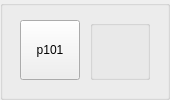
       <widget class="QGroupBox" name="groupBox_p101">
        <property name="minimumSize">
         <size>
          <width>170</width>
          <height>100</height>
         </size>
        </property>
        <property name="title">
         <string/>
        </property>
        <widget class="QPushButton" name="pushButton_p101">
         <property name="geometry">
          <rect>
           <x>20</x>
           <y>20</y>
           <width>60</width>
           <height>60</height>
          </rect>
         </property>
         <property name="text">
          <string>p101</string>
         </property>
        </widget>
        <widget class="QGroupBox" name="groupBox_p101info">
         <property name="geometry">
          <rect>
           <x>90</x>
           <y>20</y>
           <width>60</width>
           <height>60</height>
          </rect>
         </property>
         <property name="title">
          <string/>
         </property>
         <widget class="QLabel" name="label_p101attack">
          <property name="geometry">
           <rect>
            <x>0</x>
            <y>0</y>
            <width>30</width>
            <height>30</height>
           </rect>
          </property>
          <property name="text">
           <string/>
          </property>
         </widget>
         <widget class="QLabel" name="label_p101hp">
          <property name="geometry">
           <rect>
            <x>30</x>
            <y>0</y>
            <width>30</width>
            <height>30</height>
           </rect>
          </property>
          <property name="text">
           <string/>
          </property>
         </widget>
         <widget class="QLabel" name="label_p101mobility">
          <property name="geometry">
           <rect>
            <x>0</x>
            <y>30</y>
            <width>30</width>
            <height>30</height>
           </rect>
          </property>
          <property name="text">
           <string/>
          </property>
         </widget>
         <widget class="QLabel" name="label_p101range">
          <property name="geometry">
           <rect>
            <x>30</x>
            <y>30</y>
            <width>30</width>
            <height>30</height>
           </rect>
          </property>
          <property name="text">
           <string/>
          </property>
         </widget>
        </widget>
        <widget class="QLabel" name="label_p101type">
         <property name="geometry">
          <rect>
           <x>10</x>
           <y>10</y>
           <width>30</width>
           <height>30</height>
          </rect>
         </property>
         <property name="styleSheet">
          <string notr="true"/>
         </property>
         <property name="text">
          <string/>
         </property>
        </widget>
       </widget>
